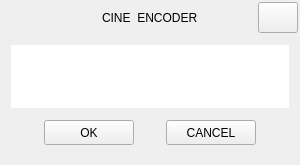
<?xml version="1.0" encoding="UTF-8"?>
<ui version="4.0">
 <class>Message</class>
 <widget class="QWidget" name="Message">
  <property name="geometry">
   <rect>
    <x>0</x>
    <y>0</y>
    <width>300</width>
    <height>165</height>
   </rect>
  </property>
  <property name="minimumSize">
   <size>
    <width>300</width>
    <height>165</height>
   </size>
  </property>
  <property name="maximumSize">
   <size>
    <width>800</width>
    <height>600</height>
   </size>
  </property>
  <property name="windowTitle">
   <string>Cine Encoder</string>
  </property>
  <layout class="QGridLayout" name="gridLayout">
   <property name="leftMargin">
    <number>1</number>
   </property>
   <property name="topMargin">
    <number>1</number>
   </property>
   <property name="rightMargin">
    <number>1</number>
   </property>
   <property name="bottomMargin">
    <number>1</number>
   </property>
   <property name="spacing">
    <number>0</number>
   </property>
   <item row="0" column="0">
    <widget class="QWidget" name="widget_main" native="true">
     <property name="sizePolicy">
      <sizepolicy hsizetype="Expanding" vsizetype="Expanding">
       <horstretch>0</horstretch>
       <verstretch>0</verstretch>
      </sizepolicy>
     </property>
     <property name="minimumSize">
      <size>
       <width>0</width>
       <height>20</height>
      </size>
     </property>
     <layout class="QGridLayout" name="gridLayout_3">
      <property name="leftMargin">
       <number>1</number>
      </property>
      <property name="topMargin">
       <number>1</number>
      </property>
      <property name="rightMargin">
       <number>1</number>
      </property>
      <property name="bottomMargin">
       <number>1</number>
      </property>
      <property name="spacing">
       <number>0</number>
      </property>
      <item row="0" column="0">
       <widget class="QFrame" name="frame_main">
        <property name="sizePolicy">
         <sizepolicy hsizetype="Expanding" vsizetype="Expanding">
          <horstretch>0</horstretch>
          <verstretch>0</verstretch>
         </sizepolicy>
        </property>
        <property name="minimumSize">
         <size>
          <width>0</width>
          <height>20</height>
         </size>
        </property>
        <property name="frameShape">
         <enum>QFrame::Shape::NoFrame</enum>
        </property>
        <property name="frameShadow">
         <enum>QFrame::Shadow::Raised</enum>
        </property>
        <layout class="QGridLayout" name="gridLayout_2">
         <property name="leftMargin">
          <number>0</number>
         </property>
         <property name="topMargin">
          <number>0</number>
         </property>
         <property name="rightMargin">
          <number>0</number>
         </property>
         <property name="bottomMargin">
          <number>0</number>
         </property>
         <property name="spacing">
          <number>0</number>
         </property>
         <item row="0" column="0">
          <widget class="QFrame" name="frame_top">
           <property name="sizePolicy">
            <sizepolicy hsizetype="Expanding" vsizetype="Expanding">
             <horstretch>0</horstretch>
             <verstretch>0</verstretch>
            </sizepolicy>
           </property>
           <property name="minimumSize">
            <size>
             <width>0</width>
             <height>31</height>
            </size>
           </property>
           <property name="maximumSize">
            <size>
             <width>3840</width>
             <height>31</height>
            </size>
           </property>
           <property name="mouseTracking">
            <bool>false</bool>
           </property>
           <property name="acceptDrops">
            <bool>false</bool>
           </property>
           <property name="frameShape">
            <enum>QFrame::Shape::NoFrame</enum>
           </property>
           <property name="frameShadow">
            <enum>QFrame::Shadow::Raised</enum>
           </property>
           <layout class="QGridLayout" name="gridLayout_7">
            <property name="sizeConstraint">
             <enum>QLayout::SizeConstraint::SetDefaultConstraint</enum>
            </property>
            <property name="leftMargin">
             <number>0</number>
            </property>
            <property name="topMargin">
             <number>0</number>
            </property>
            <property name="rightMargin">
             <number>0</number>
            </property>
            <property name="bottomMargin">
             <number>0</number>
            </property>
            <property name="spacing">
             <number>0</number>
            </property>
            <item row="0" column="4">
             <widget class="QLabel" name="label_title">
              <property name="text">
               <string>CINE  ENCODER</string>
              </property>
             </widget>
            </item>
            <item row="1" column="7">
             <spacer name="verticalSpacer">
              <property name="orientation">
               <enum>Qt::Orientation::Vertical</enum>
              </property>
              <property name="sizeHint" stdset="0">
               <size>
                <width>20</width>
                <height>10</height>
               </size>
              </property>
             </spacer>
            </item>
            <item row="0" column="1">
             <widget class="QLabel" name="labelWindowIcon">
              <property name="sizePolicy">
               <sizepolicy hsizetype="Preferred" vsizetype="Preferred">
                <horstretch>0</horstretch>
                <verstretch>0</verstretch>
               </sizepolicy>
              </property>
              <property name="minimumSize">
               <size>
                <width>20</width>
                <height>20</height>
               </size>
              </property>
              <property name="maximumSize">
               <size>
                <width>20</width>
                <height>20</height>
               </size>
              </property>
              <property name="text">
               <string/>
              </property>
              <property name="pixmap">
               <pixmap resource="files.qrc">:/resources/icons/64x64/cine-encoder.png</pixmap>
              </property>
              <property name="scaledContents">
               <bool>true</bool>
              </property>
             </widget>
            </item>
            <item row="0" column="3">
             <spacer name="horizontalSpacer">
              <property name="orientation">
               <enum>Qt::Orientation::Horizontal</enum>
              </property>
              <property name="sizeHint" stdset="0">
               <size>
                <width>5</width>
                <height>20</height>
               </size>
              </property>
             </spacer>
            </item>
            <item row="0" column="7">
             <widget class="QPushButton" name="closeWindow">
              <property name="enabled">
               <bool>true</bool>
              </property>
              <property name="sizePolicy">
               <sizepolicy hsizetype="Minimum" vsizetype="Expanding">
                <horstretch>0</horstretch>
                <verstretch>0</verstretch>
               </sizepolicy>
              </property>
              <property name="minimumSize">
               <size>
                <width>40</width>
                <height>31</height>
               </size>
              </property>
              <property name="maximumSize">
               <size>
                <width>40</width>
                <height>31</height>
               </size>
              </property>
              <property name="text">
               <string/>
              </property>
              <property name="iconSize">
               <size>
                <width>16</width>
                <height>16</height>
               </size>
              </property>
             </widget>
            </item>
            <item row="0" column="5">
             <spacer name="horizontalSpacer_9">
              <property name="orientation">
               <enum>Qt::Orientation::Horizontal</enum>
              </property>
              <property name="sizeType">
               <enum>QSizePolicy::Policy::Expanding</enum>
              </property>
              <property name="sizeHint" stdset="0">
               <size>
                <width>5</width>
                <height>20</height>
               </size>
              </property>
             </spacer>
            </item>
            <item row="0" column="0">
             <spacer name="horizontalSpacer_2">
              <property name="orientation">
               <enum>Qt::Orientation::Horizontal</enum>
              </property>
              <property name="sizeType">
               <enum>QSizePolicy::Policy::Fixed</enum>
              </property>
              <property name="sizeHint" stdset="0">
               <size>
                <width>12</width>
                <height>20</height>
               </size>
              </property>
             </spacer>
            </item>
            <item row="0" column="2">
             <spacer name="horizontalSpacer_4">
              <property name="orientation">
               <enum>Qt::Orientation::Horizontal</enum>
              </property>
              <property name="sizeType">
               <enum>QSizePolicy::Policy::Fixed</enum>
              </property>
              <property name="sizeHint" stdset="0">
               <size>
                <width>8</width>
                <height>5</height>
               </size>
              </property>
             </spacer>
            </item>
           </layout>
          </widget>
         </item>
         <item row="1" column="0" rowspan="2">
          <widget class="QFrame" name="frame">
           <property name="sizePolicy">
            <sizepolicy hsizetype="Expanding" vsizetype="Expanding">
             <horstretch>0</horstretch>
             <verstretch>0</verstretch>
            </sizepolicy>
           </property>
           <property name="minimumSize">
            <size>
             <width>0</width>
             <height>20</height>
            </size>
           </property>
           <property name="frameShape">
            <enum>QFrame::Shape::NoFrame</enum>
           </property>
           <property name="frameShadow">
            <enum>QFrame::Shadow::Raised</enum>
           </property>
           <layout class="QGridLayout" name="gridLayout_4">
            <property name="leftMargin">
             <number>9</number>
            </property>
            <property name="topMargin">
             <number>12</number>
            </property>
            <property name="rightMargin">
             <number>9</number>
            </property>
            <property name="bottomMargin">
             <number>18</number>
            </property>
            <property name="horizontalSpacing">
             <number>0</number>
            </property>
            <property name="verticalSpacing">
             <number>12</number>
            </property>
            <item row="3" column="5">
             <widget class="QPushButton" name="buttonCancel">
              <property name="enabled">
               <bool>true</bool>
              </property>
              <property name="sizePolicy">
               <sizepolicy hsizetype="Maximum" vsizetype="Maximum">
                <horstretch>0</horstretch>
                <verstretch>0</verstretch>
               </sizepolicy>
              </property>
              <property name="minimumSize">
               <size>
                <width>90</width>
                <height>25</height>
               </size>
              </property>
              <property name="maximumSize">
               <size>
                <width>90</width>
                <height>25</height>
               </size>
              </property>
              <property name="baseSize">
               <size>
                <width>90</width>
                <height>25</height>
               </size>
              </property>
              <property name="text">
               <string>CANCEL</string>
              </property>
              <property name="autoDefault">
               <bool>false</bool>
              </property>
              <property name="flat">
               <bool>false</bool>
              </property>
             </widget>
            </item>
            <item row="3" column="4">
             <spacer name="horizontalSpacer_3">
              <property name="orientation">
               <enum>Qt::Orientation::Horizontal</enum>
              </property>
              <property name="sizeType">
               <enum>QSizePolicy::Policy::Expanding</enum>
              </property>
              <property name="sizeHint" stdset="0">
               <size>
                <width>20</width>
                <height>20</height>
               </size>
              </property>
             </spacer>
            </item>
            <item row="3" column="3">
             <widget class="QPushButton" name="buttonApply">
              <property name="enabled">
               <bool>true</bool>
              </property>
              <property name="sizePolicy">
               <sizepolicy hsizetype="Maximum" vsizetype="Maximum">
                <horstretch>0</horstretch>
                <verstretch>0</verstretch>
               </sizepolicy>
              </property>
              <property name="minimumSize">
               <size>
                <width>90</width>
                <height>25</height>
               </size>
              </property>
              <property name="maximumSize">
               <size>
                <width>90</width>
                <height>25</height>
               </size>
              </property>
              <property name="baseSize">
               <size>
                <width>90</width>
                <height>25</height>
               </size>
              </property>
              <property name="text">
               <string>OK</string>
              </property>
              <property name="autoDefault">
               <bool>false</bool>
              </property>
              <property name="flat">
               <bool>false</bool>
              </property>
             </widget>
            </item>
            <item row="3" column="6">
             <spacer name="spacerCancel">
              <property name="orientation">
               <enum>Qt::Orientation::Horizontal</enum>
              </property>
              <property name="sizeHint" stdset="0">
               <size>
                <width>20</width>
                <height>20</height>
               </size>
              </property>
             </spacer>
            </item>
            <item row="3" column="0">
             <spacer name="spacerApply">
              <property name="orientation">
               <enum>Qt::Orientation::Horizontal</enum>
              </property>
              <property name="sizeHint" stdset="0">
               <size>
                <width>20</width>
                <height>20</height>
               </size>
              </property>
             </spacer>
            </item>
            <item row="2" column="0" colspan="7">
             <layout class="QHBoxLayout" name="horizontalLayout">
              <property name="spacing">
               <number>18</number>
              </property>
              <property name="leftMargin">
               <number>0</number>
              </property>
              <property name="rightMargin">
               <number>0</number>
              </property>
              <item>
               <widget class="QTextBrowser" name="textBrowser">
                <property name="enabled">
                 <bool>true</bool>
                </property>
                <property name="mouseTracking">
                 <bool>true</bool>
                </property>
                <property name="focusPolicy">
                 <enum>Qt::FocusPolicy::StrongFocus</enum>
                </property>
                <property name="acceptDrops">
                 <bool>true</bool>
                </property>
                <property name="autoFillBackground">
                 <bool>true</bool>
                </property>
                <property name="locale">
                 <locale language="English" country="UnitedStates"/>
                </property>
                <property name="frameShape">
                 <enum>QFrame::Shape::NoFrame</enum>
                </property>
                <property name="frameShadow">
                 <enum>QFrame::Shadow::Sunken</enum>
                </property>
                <property name="verticalScrollBarPolicy">
                 <enum>Qt::ScrollBarPolicy::ScrollBarAsNeeded</enum>
                </property>
                <property name="horizontalScrollBarPolicy">
                 <enum>Qt::ScrollBarPolicy::ScrollBarAlwaysOff</enum>
                </property>
                <property name="lineWrapMode">
                 <enum>QTextEdit::WidgetWidth</enum>
                </property>
                <property name="html">
                 <string>&lt;!DOCTYPE HTML PUBLIC &quot;-//W3C//DTD HTML 4.0//EN&quot; &quot;http://www.w3.org/TR/REC-html40/strict.dtd&quot;&gt;
&lt;html&gt;&lt;head&gt;&lt;meta name=&quot;qrichtext&quot; content=&quot;1&quot; /&gt;&lt;meta charset=&quot;utf-8&quot; /&gt;&lt;style type=&quot;text/css&quot;&gt;
p, li { white-space: pre-wrap; }
hr { height: 1px; border-width: 0; }
li.unchecked::marker { content: &quot;\2610&quot;; }
li.checked::marker { content: &quot;\2612&quot;; }
&lt;/style&gt;&lt;/head&gt;&lt;body style=&quot; font-family:'Noto Sans'; font-size:10pt; font-weight:400; font-style:normal;&quot;&gt;
&lt;p align=&quot;center&quot; style=&quot;-qt-paragraph-type:empty; margin-top:0px; margin-bottom:0px; margin-left:0px; margin-right:0px; -qt-block-indent:0; text-indent:0px;&quot;&gt;&lt;br /&gt;&lt;/p&gt;&lt;/body&gt;&lt;/html&gt;</string>
                </property>
                <property name="openLinks">
                 <bool>true</bool>
                </property>
               </widget>
              </item>
             </layout>
            </item>
           </layout>
          </widget>
         </item>
        </layout>
       </widget>
      </item>
     </layout>
    </widget>
   </item>
  </layout>
 </widget>
 <resources>
  <include location="files.qrc"/>
 </resources>
 <connections/>
</ui>
